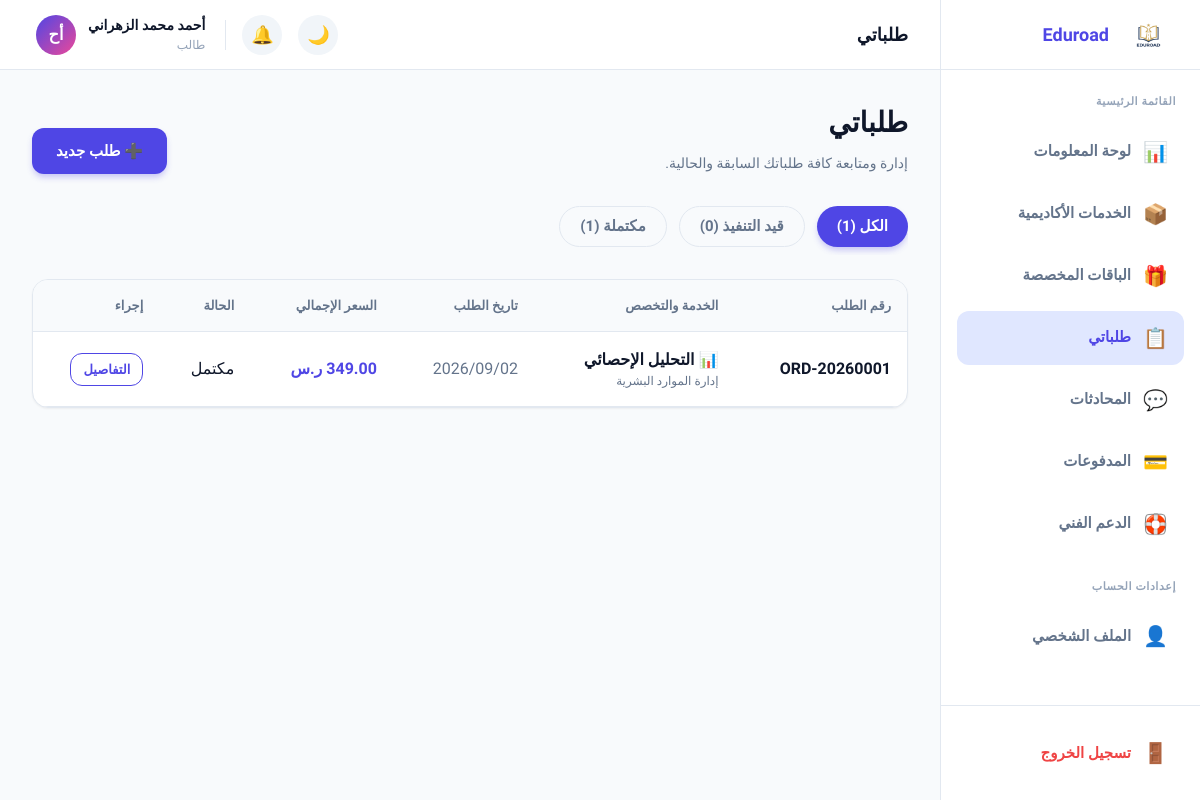
Page /student/orders.php (signed in) on the committed database.
### tables this page shows
CREATE TABLE IF NOT EXISTS `orders` (
  `id`             INT UNSIGNED NOT NULL AUTO_INCREMENT,
  `order_number`   VARCHAR(20) NOT NULL UNIQUE COMMENT 'e.g. ORD-20260001',
  `student_id`     INT UNSIGNED NOT NULL,
  `academic_id`    INT UNSIGNED DEFAULT NULL COMMENT 'Assigned after acceptance',
  `service_id`     INT UNSIGNED NOT NULL,
  `package_id`     INT UNSIGNED DEFAULT NULL,
  `specialty`      VARCHAR(200) DEFAULT NULL COMMENT 'Specific sub-specialty',
  `academic_level` ENUM('بكالوريوس','ماجستير','دكتوراه') DEFAULT NULL,
  `language`       ENUM('العربية','الإنجليزية') DEFAULT 'العربية',
  `description`    TEXT DEFAULT NULL COMMENT 'Student notes / requirements',
  `deadline`       DATE DEFAULT NULL,
  `amount`         DECIMAL(10,2) NOT NULL DEFAULT 0.00,
  `status`         ENUM('new','accepted','in_progress','revision','completed','cancelled') NOT NULL DEFAULT 'new',
  `admin_notes`    TEXT DEFAULT NULL,
  `created_at`     DATETIME NOT NULL DEFAULT CURRENT_TIMESTAMP,
  `updated_at`     DATETIME NOT NULL DEFAULT CURRENT_TIMESTAMP ON UPDATE CURRENT_TIMESTAMP,
  PRIMARY KEY (`id`),
  UNIQUE KEY `uq_order_number` (`order_number`),
  INDEX `idx_student`  (`student_id`),
  INDEX `idx_academic` (`academic_id`),
  INDEX `idx_status`   (`status`),
  CONSTRAINT `fk_ord_student`  FOREIGN KEY (`student_id`)  REFERENCES `users`(`id`)     ON DELETE RESTRICT,
  CONSTRAINT `fk_ord_academic` FOREIGN KEY (`academic_id`) REFERENCES `academics`(`id`) ON DELETE SET NULL,
  CONSTRAINT `fk_ord_service`  FOREIGN KEY (`service_id`)  REFERENCES `services`(`id`)  ON DELETE RESTRICT,
  CONSTRAINT `fk_ord_package`  FOREIGN KEY (`package_id`)  REFERENCES `packages`(`id`)  ON DELETE SET NULL
);

CREATE TABLE IF NOT EXISTS `services` (
  `id`          INT UNSIGNED NOT NULL AUTO_INCREMENT,
  `name`        VARCHAR(150) NOT NULL,
  `icon`        VARCHAR(10) DEFAULT NULL COMMENT 'Emoji icon',
  `description` TEXT DEFAULT NULL,
  `icon_image`  VARCHAR(255) DEFAULT NULL COMMENT 'Uploaded icon image path',
  `needs_multiple_academics` TINYINT(1) NOT NULL DEFAULT 0 COMMENT 'Service requires more than one academic',
  `price`       DECIMAL(10,2) NOT NULL DEFAULT 0.00 COMMENT 'Service unit price',
  `platform_percent` DECIMAL(5,2) NOT NULL DEFAULT 0.00 COMMENT 'Platform share percentage (%)',
  `discount_percent` DECIMAL(5,2) NOT NULL DEFAULT 0.00 COMMENT 'Discount percentage (%) on service',
  `parent_id`   INT UNSIGNED DEFAULT NULL COMMENT 'Parent for hierarchy (level up to 3)',
  `level`       TINYINT UNSIGNED NOT NULL DEFAULT 1,
  `sort_order`  INT NOT NULL DEFAULT 0,
  `is_active`   TINYINT(1) NOT NULL DEFAULT 1,
  `order_count` INT UNSIGNED NOT NULL DEFAULT 0 COMMENT 'Cached count for performance',
  `created_at`  DATETIME NOT NULL DEFAULT CURRENT_TIMESTAMP,
  PRIMARY KEY (`id`),
  INDEX `idx_active` (`is_active`)
);

### config/auth.php (called while the page is built, shortened)
<?php
require_once __DIR__ . '/db.php';
function currentUser(): ?array {
    return [
        'id'     => $_SESSION['user_id'],
        'name'   => $_SESSION['user_name'],
        'email'  => $_SESSION['user_email'],
        'role'   => $_SESSION['user_role'],
        'avatar' => $_SESSION['user_avatar'],
    ];
}

### config/db.php (called while the page is built, shortened)
<?php
function db(): PDO {
    static $pdo = null;
    if ($pdo === null) {
        $dsn = sprintf(
            'mysql:host=%s;dbname=%s;charset=%s',
            DB_HOST,
            DB_NAME,
            DB_CHARSET
        );
        try {
            $pdo = new PDO($dsn, DB_USER, DB_PASS, [
                PDO::ATTR_ERRMODE            => PDO::ERRMODE_EXCEPTION,
                PDO::ATTR_DEFAULT_FETCH_MODE => PDO::FETCH_ASSOC,
                PDO::ATTR_EMULATE_PREPARES   => false,
            ]);
        } catch (PDOException $e) {
            http_response_code(500);
            die(json_encode([
                'error'   => true,
                'message' => 'خطأ في الاتصال بقاعدة البيانات. يرجى المحاولة لاحقاً.'
            ]));
        }
    }
    return $pdo;
}

### config/functions.php (called while the page is built, shortened)
<?php
require_once __DIR__ . '/db.php';
function getOrdersByStudent(int $studentId): array {
    $stmt = db()->prepare(
        'SELECT o.*, s.name AS service_name, s.icon AS service_icon,
                p.name AS package_name, a.name AS academic_name
         FROM orders o
         LEFT JOIN services s  ON o.service_id  = s.id
         LEFT JOIN packages p  ON o.package_id  = p.id
         LEFT JOIN academics a ON o.academic_id  = a.id
         WHERE o.student_id = ?
         ORDER BY o.created_at DESC'
    );
    $stmt->execute([$studentId]);
    return $stmt->fetchAll();
}
function e(mixed $value): string {
    return htmlspecialchars((string)($value ?? ''), ENT_QUOTES, 'UTF-8');
}
function formatDate(string $date): string {
    return date('Y/m/d', strtotime($date));
}
function formatMoney(float $amount): string {
    return number_format($amount, 2) . ' ر.س';
}
function orderStatusLabel(string $status): array {
    return match($status) {
        'pending_assignment' => ['label' => 'بانتظار تعيين الإدارة', 'class' => 'badge-info'],
        'assigned'           => ['label' => 'أُرسل إلى الأكاديمي', 'class' => 'badge-primary'],
        'new'         => ['label' => 'جديد',         'class' => 'badge-info'],
        'accepted'    => ['label' => 'مقبول',         'class' => 'badge-primary'],
        'in_progress' => ['label' => 'قيد التنفيذ',   'class' => 'badge-warning'],
        'revision'    => ['label' => 'تحت المراجعة',  'class' => 'badge-warning'],
        'completed'   => ['label' => 'مكتمل',         'class' => 'badge-success'],
        'cancelled'   => ['label' => 'ملغي',          'class' => 'badge-danger'],
        default       => ['label' => $status,          'class' => 'badge-secondary'],
    };
}

### student/orders.php (the view, shortened to what this page needs)
<?php
require_once __DIR__ . '/../config/auth.php';
require_once __DIR__ . '/../config/functions.php';
$user = currentUser();
$orders = getOrdersByStudent($user['id']);
$filter = $_GET['filter'] ?? 'all';
$db = db();
$cnt_all = (int) $db->query("SELECT COUNT(*) FROM orders WHERE student_id = " . $user['id'])->fetchColumn();
$cnt_progress = (int) $db->query("SELECT COUNT(*) FROM orders WHERE student_id = " . $user['id'] . " AND status IN ('new', 'pending_assignment', 'assigned', 'accepted', 'in_progress', 'revision')")->fetchColumn();
$cnt_completed = (int) $db->query("SELECT COUNT(*) FROM orders WHERE student_id = " . $user['id'] . " AND status = 'completed'")->fetchColumn();
require __DIR__ . '/partials/head.php';
require __DIR__ . '/partials/sidebar.php';
?>
      <div style="display:flex;justify-content:space-between;align-items:flex-end;margin-bottom:32px">
          <div>
            <h1 class="h1" style="margin-bottom:8px">طلباتي</h1>
            <p class="text-body">إدارة ومتابعة كافة طلباتك السابقة والحالية.</p>
          </div>
          <a href="create-order.php" class="btn btn-primary">➕ طلب جديد</a>
        </div>
        <div style="display:flex;gap:12px;margin-bottom:24px;overflow-x:auto;padding-bottom:8px">
          <a href="orders.php?filter=all" class="btn <?= $filter === 'all' ? 'btn-primary' : 'btn-outline' ?>" style="border-radius:40px;padding:8px 20px">الكل (<?= $cnt_all ?>)</a>
          <a href="orders.php?filter=progress" class="btn <?= $filter === 'progress' ? 'btn-primary' : 'btn-outline' ?>" style="border-radius:40px;padding:8px 20px;color:var(--text-secondary);border-color:var(--border-color)">قيد التنفيذ (<?= $cnt_progress ?>)</a>
          <a href="orders.php?filter=completed" class="btn <?= $filter === 'completed' ? 'btn-primary' : 'btn-outline' ?>" style="border-radius:40px;padding:8px 20px;color:var(--text-secondary);border-color:var(--border-color)">مكتملة (<?= $cnt_completed ?>)</a>
        </div>
        <div class="card" style="padding:0;overflow:hidden">
          <div style="overflow-x:auto">
            <table style="width:100%;border-collapse:collapse;text-align:right">
              <thead>
                <tr>
                  <th style="padding:16px;font-size:13px;color:var(--text-secondary);border-bottom:1px solid var(--border-color);background:var(--bg-body)">رقم الطلب</th>
                  <th style="padding:16px;font-size:13px;color:var(--text-secondary);border-bottom:1px solid var(--border-color);background:var(--bg-body)">الخدمة والتخصص</th>
                  <th style="padding:16px;font-size:13px;color:var(--text-secondary);border-bottom:1px solid var(--border-color);background:var(--bg-body)">تاريخ الطلب</th>
                  <th style="padding:16px;font-size:13px;color:var(--text-secondary);border-bottom:1px solid var(--border-color);background:var(--bg-body)">السعر الإجمالي</th>
                  <th style="padding:16px;font-size:13px;color:var(--text-secondary);border-bottom:1px solid var(--border-color);background:var(--bg-body)">الحالة</th>
                  <th style="padding:16px;font-size:13px;color:var(--text-secondary);border-bottom:1px solid var(--border-color);background:var(--bg-body)">إجراء</th>
                </tr>
              </thead>
              <tbody>
                <?php if (empty($orders)): ?>
                  <tr>
                    <td colspan="6" style="text-align:center;padding:40px;color:var(--text-secondary)">
                      لا توجد أي طلبات مطابقة للفلتر المحدد.
                    </td>
                  </tr>
                <?php else: ?>
                  <?php foreach ($orders as $o):
                    $badge = orderStatusLabel($o['status']);
                  ?>
                    <tr>
                      <td style="padding:16px; border-bottom:1px solid var(--border-color); font-weight:700"><?= e($o['order_number']) ?></td>
                      <td style="padding:16px; border-bottom:1px solid var(--border-color)">
                        <div style="font-weight:700;color:var(--text-primary)"><?= e($o['service_icon']) ?> <?= e($o['service_name']) ?></div>
                        <div style="font-size:12px;color:var(--text-secondary)"><?= e($o['specialty']) ?></div>
                      </td>
                      <td style="padding:16px; border-bottom:1px solid var(--border-color); color:var(--text-secondary)"><?= formatDate($o['created_at']) ?></td>
                      <td style="padding:16px; border-bottom:1px solid var(--border-color); font-weight:700; color:var(--primary)"><?= formatMoney($o['amount']) ?></td>
                      <td style="padding:16px; border-bottom:1px solid var(--border-color)">
                        <span class="badge <?= $badge['class'] ?>">
                          <?= $badge['label'] ?>
                        </span>
                      </td>
                      <td style="padding:16px; border-bottom:1px solid var(--border-color)">
                        <a href="order-details.php?id=<?= $o['id'] ?>" class="btn btn-outline" style="padding:6px 12px;font-size:13px">التفاصيل</a>
                      </td>
                    </tr>
                  <?php endforeach; ?>
                <?php endif; ?>
              </tbody>
            </table>
          </div>
        </div>
<?php require __DIR__ . '/partials/footer.php'; ?>

### student/assets/css/style.css (style rules this page uses)
:root { --primary: #4f46e5; --primary-hover: #4338ca; --primary-light: #e0e7ff; --secondary: #ec4899; --success: #10b981; --warning: #f59e0b; --danger: #ef4444; --info: #3b82f6; --bg-body: #f8fafc; --bg-card: #ffffff; --bg-hover: #f1f5f9; --text-primary: #0f172a; --text-secondary: #64748b; --text-muted: #94a3b8; --border-color: #e2e8f0; --radius-sm: 8px; --radius-md: 12px; --radius-lg: 16px; --radius-full: 9999px; --shadow-sm: 0 1px 2px 0 rgba(0, 0, 0, 0.05); --shadow-md: 0 4px 6px -1px rgba(0, 0, 0, 0.1), 0 2px 4px -1px rgba(0, 0, 0, 0.06); --shadow-lg: 0 10px 15px -3px rgba(0, 0, 0, 0.1), 0 4px 6px -2px rgba(0, 0, 0, 0.05); }
body { font-family: 'Tajawal', sans-serif; background-color: var(--bg-body); color: var(--text-primary); margin: 0; transition: background-color 0.3s, color 0.3s; overflow-x: hidden; }
a { text-decoration: none; color: inherit; }
.h1 { font-size: 28px; font-weight: 800; color: var(--text-primary); }
.text-body { font-size: 14px; line-height: 1.6; color: var(--text-secondary); }
.card { background: var(--bg-card); border: 1px solid var(--border-color); border-radius: var(--radius-lg); padding: 24px; box-shadow: var(--shadow-sm); }
.btn { display: inline-flex; align-items: center; justify-content: center; gap: 8px; padding: 12px 24px; border-radius: var(--radius-md); font-weight: 700; font-size: 15px; cursor: pointer; transition: all 0.2s; border: none; font-family: 'Tajawal', sans-serif; text-align: center; }
.btn-primary { background: var(--primary); color: white; box-shadow: 0 4px 6px -1px rgba(79, 70, 229, 0.3); }
.btn-outline { background: transparent; border: 1.5px solid var(--primary); color: var(--primary); }

### rows in the picture
orders: order_number "ORD-20260001", service.icon "📊", service.name "التحليل الإحصائي", specialty "إدارة الموارد البشرية", created_at "2026/09/02", amount "349.00 ر.س", status "مكتمل"

### other values in the picture
$_item['icon'] "📊"
$_item['label'] "لوحة المعلومات"
$_item['icon'] "📦"
$_item['label'] "الخدمات الأكاديمية"
$_item['icon'] "🎁"
$_item['label'] "الباقات المخصصة"
$_item['icon'] "📋"
$_item['label'] "طلباتي"
$_item['icon'] "💬"
$_item['label'] "المحادثات"
$_item['icon'] "💳"
$_item['label'] "المدفوعات"
$_item['icon'] "🛟"
$_item['label'] "الدعم الفني"
$pageTitle "طلباتي"
